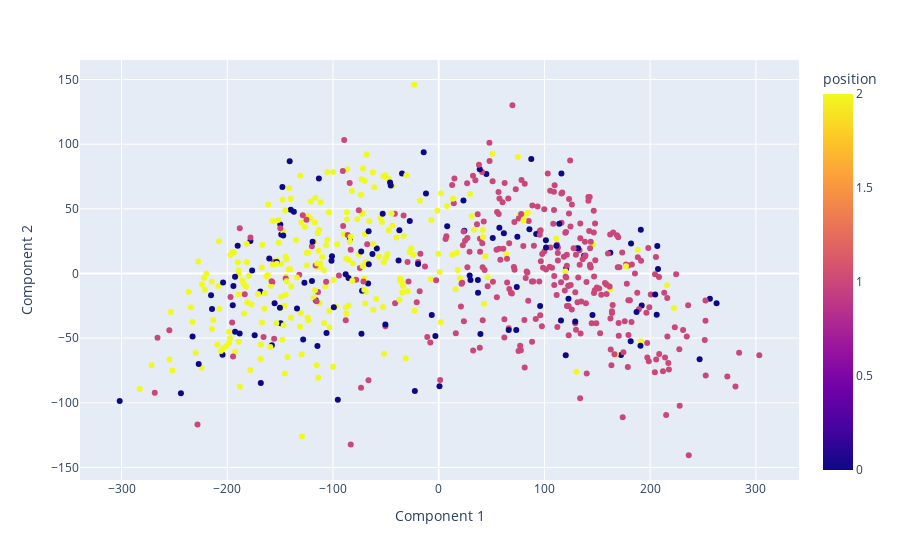

Source (notebook cell):
### Code cell
pca = PCA(n_components = 2, random_state = 3000)
reduced_data = pca.fit_transform(features)
reduced_df = pd.DataFrame(reduced_data, columns = ["Component 1", "Component 2"])
reduced_df['position'] = target.reset_index().drop('index', axis=1)

graph = px.scatter(reduced_df, x="Component 1", y="Component 2", color='position')
graph.show()

### Figure 1 — Plotly figure (JSON) as saved in the notebook; plotly's stock layout.template omitted (floating-point values rounded to 4 significant figures; data arrays with more than 128 entries replaced by an {"elided": "..."} marker saying what was removed)
{"data": [{"hovertemplate": "Component 1=%{x}<br>Component 2=%{y}<br>position=%{marker.color}<extra></extra>", "legendgroup": "", "marker": {"color": {"elided": "682 int values"}, "coloraxis": "coloraxis", "symbol": "circle"}, "mode": "markers", "name": "", "orientation": "v", "showlegend": false, "type": "scatter", "x": {"elided": "682 float values"}, "xaxis": "x", "y": {"elided": "682 float values"}, "yaxis": "y"}], "layout": {"coloraxis": {"colorbar": {"title": {"text": "position"}}, "colorscale": [[0, "#0d0887"], [0.1111, "#46039f"], [0.2222, "#7201a8"], [0.3333, "#9c179e"], [0.4444, "#bd3786"], [0.5556, "#d8576b"], [0.6667, "#ed7953"], [0.7778, "#fb9f3a"], [0.8889, "#fdca26"], [1, "#f0f921"]]}, "legend": {"tracegroupgap": 0}, "margin": {"t": 60}, "xaxis": {"anchor": "y", "domain": [0, 1], "title": {"text": "Component 1"}}, "yaxis": {"anchor": "x", "domain": [0, 1], "title": {"text": "Component 2"}}}}
